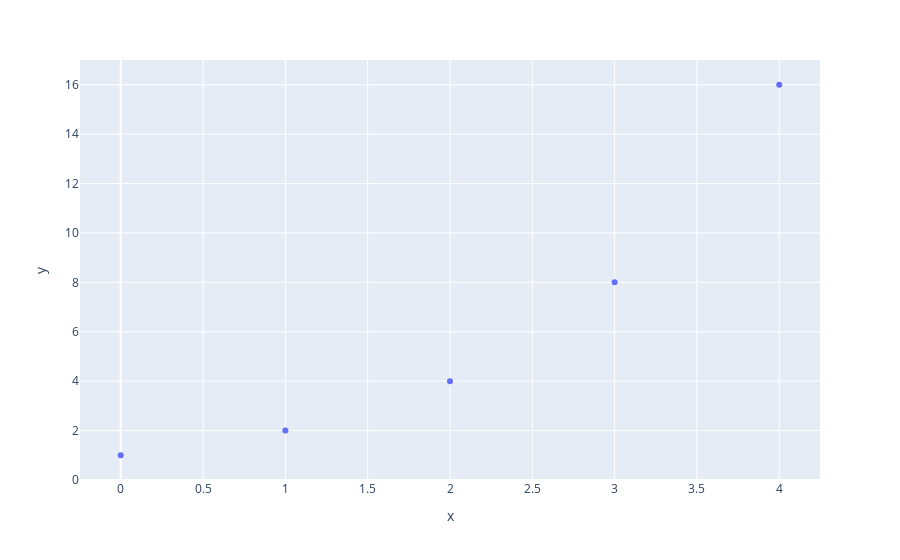

The notebook cell saved with this chart:
### Markdown cell above
## 산점도
Scattor Plot(산점도)는 두 변수의 상관관계를 점으로 표현한 그래프이다.

산점도를 작성하려면 **scatter** 메소드를 주로 **scatter(*x, y, data_frame=None, color=None, symbol=None, hover_name=None, trendline=None*)** 형식으로 사용하면 된다.
- ***x*** 와 ***y*** 는 입력되는 데이터 값이다.
- ***data_frame*** 은 입력되는 dataframe이다.
- ***color*** 는 색으로 구분하고 싶은 데이터 컬럼명이다.  
- ***symbol*** 는 점 스타일을 다르게 반영하고 싶은 데이터 컬럼명이다. 
- ***hover_name*** 은 tooltip에 볼드체로 이름으로 표시할 데이터 컬럼명이다.
- ***trendline*** 는 추세선을 삽입할 수 있는 옵션이다.
    - 해당 기능을 사용하기 위해서는 statsmodels 패키지를 추가 설치해야 한다.
        ```python
            !pip install statsmodels
        ```
    -  trendline = {"ols", "lowess", "rolling", "ewm", "expanding" } 추세선의 종류를 선택할 수 있다.
        - ols : ordinary least square의 약자로 최소자승법으로 회귀 모델
        - lowess : locally weighted scatterplot smoothing
        - rolling : 기본 이동 평균선
        - expanding : Cumulative 이동 평균선
        - ewm : exponentially weighted 이동평균선

### Code cell
## type your code ##
fig = px.scatter(
    x=[0,1,2,3,4],
    y=[1,2,4,8,16]
)
fig.show()

### Figure 1 — Plotly figure (JSON) as saved in the notebook; plotly's stock layout.template omitted (floating-point values rounded to 4 significant figures)
{"data": [{"hovertemplate": "x=%{x}<br>y=%{y}<extra></extra>", "legendgroup": "", "marker": {"color": "#636efa", "symbol": "circle"}, "mode": "markers", "name": "", "orientation": "v", "showlegend": false, "type": "scatter", "x": [0, 1, 2, 3, 4], "xaxis": "x", "y": [1, 2, 4, 8, 16], "yaxis": "y"}], "layout": {"legend": {"tracegroupgap": 0}, "margin": {"t": 60}, "xaxis": {"anchor": "y", "domain": [0, 1], "title": {"text": "x"}}, "yaxis": {"anchor": "x", "domain": [0, 1], "title": {"text": "y"}}}}
